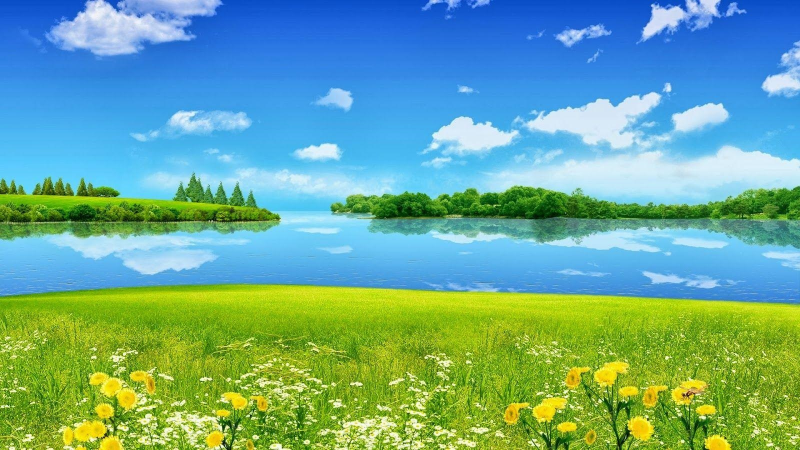
#> input picture scripts/projects/bg.jpeg, 1600 x 900 px, found by its file name (shown at 1/2 size)
$ python project20.py
#> lines starting #> are read from the running program, lines starting #| are printed output that depends on the picture; after the words box and inside, x2 and y2 are one past the last pixel; in counts of white or black regions, pixels touching at a corner belong together
import cv2
import numpy as np

background = cv2.imread(r"C:\Users\Hai\OneDrive\Desktop\OPENCV\opencv-learning\Images\bg.jpeg")
#> background is the input picture: shape (900, 1600, 3); mean B, G, R 149.3, 169, 107.9
background=cv2.resize(background,(640,480))
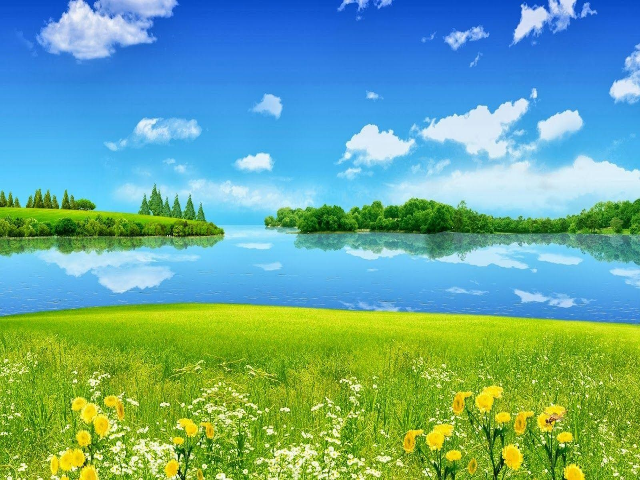
#> background: shape (480, 640, 3); mean B, G, R 149.2, 168.9, 107.8
lower_green = np.array([35,100,100])
upper_green = np.array([85,225,255])

cap = cv2.VideoCapture(r"C:\Users\Hai\OneDrive\Desktop\OPENCV\learning opencv\Video\green.mp4")

if not cap.isOpened():
    print("Video not found")
    exit()

while True:
    ret,frame = cap.read()
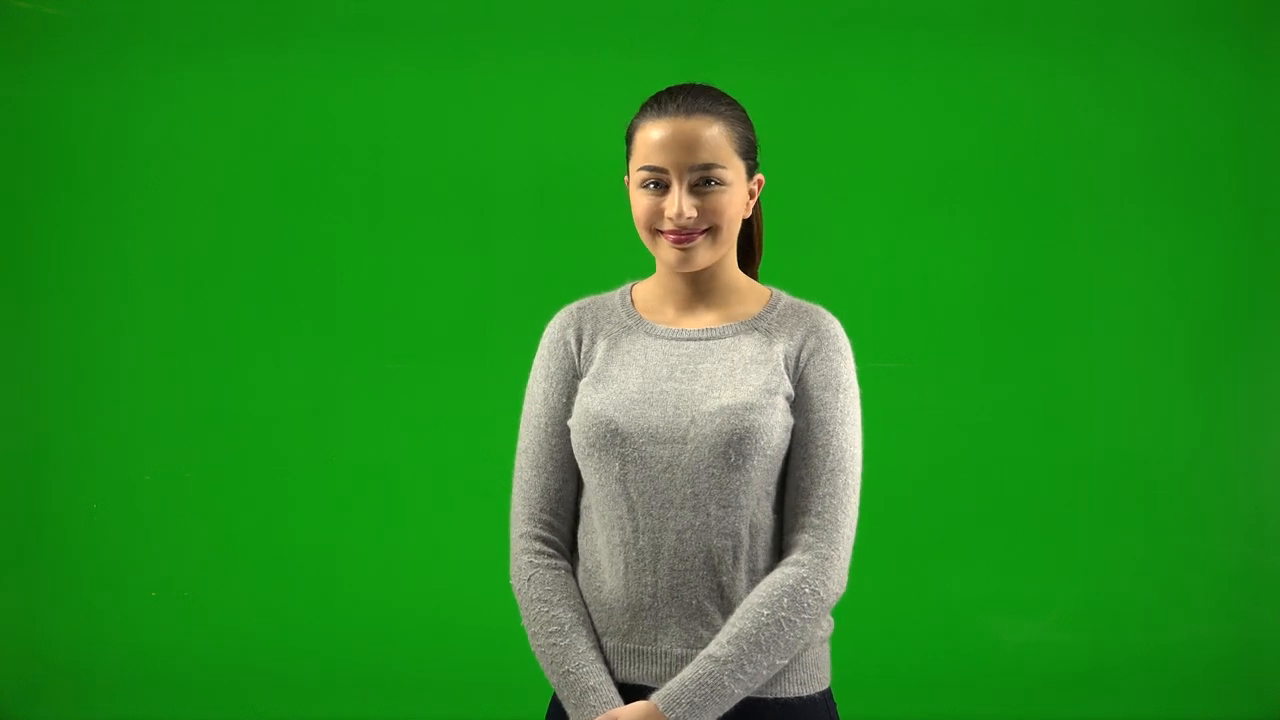
#> input picture frame 44 of learning opencv/Video/green.mp4, 1280 x 720 px
#> frame is the input picture: shape (720, 1280, 3); mean B, G, R 33.5, 142.1, 39.4

    frame = cv2.resize(frame,(640,480))
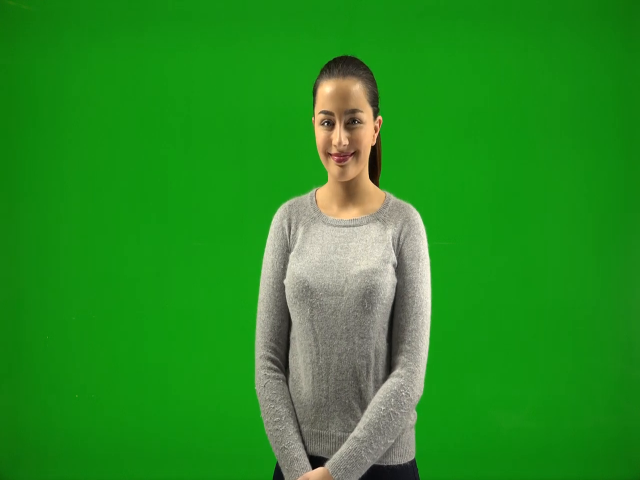
#> frame: shape (480, 640, 3); mean B, G, R 33.5, 142.1, 39.4

    hsv = cv2.cvtColor(frame,cv2.COLOR_BGR2HSV)
#> hsv: shape (480, 640, 3); mean H, S, V 53.7, 196.5, 143.6

    mask = cv2.inRange(hsv,lower_green,upper_green)
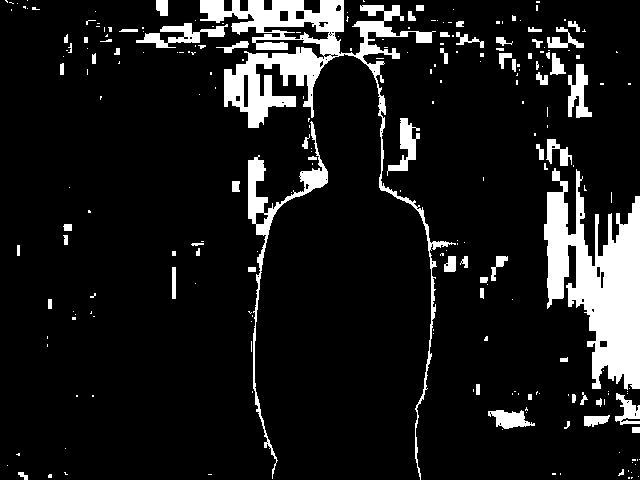
#> mask: shape (480, 640); 10.8% white; 233 white regions (164 under 20 px), largest, box (x1, y1, x2, y2) and area: (544, 168, 640, 390) 11362, (200, 0, 456, 480) 11076, (248, 121, 328, 479) 2525

    mask_inv = cv2.bitwise_not(mask)

    person = cv2.bitwise_and(frame,frame,mask=mask_inv)
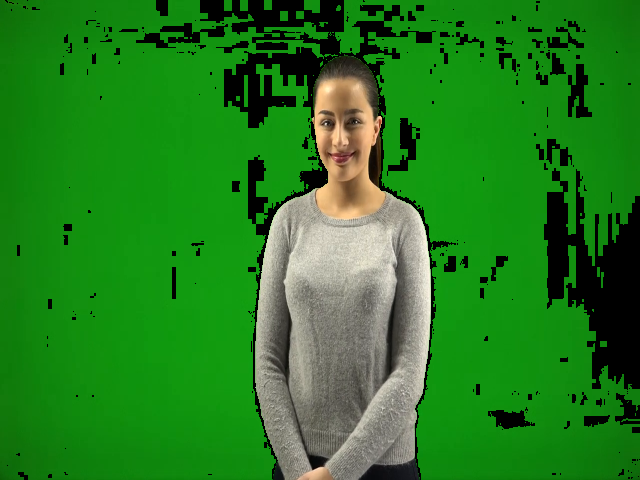
#> person: shape (480, 640, 3); mean B, G, R 31.4, 126.6, 37.1

    background_part = cv2.bitwise_and(background,background,mask=mask)
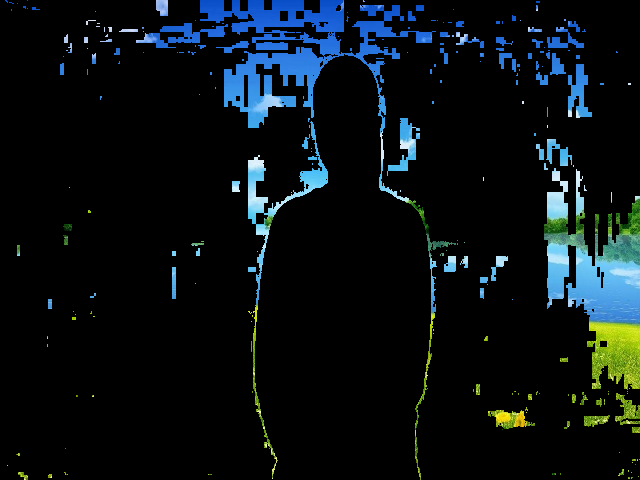
#> background_part: shape (480, 640, 3); mean B, G, R 19.7, 16.7, 9.3

    result = cv2.add(person,background_part)
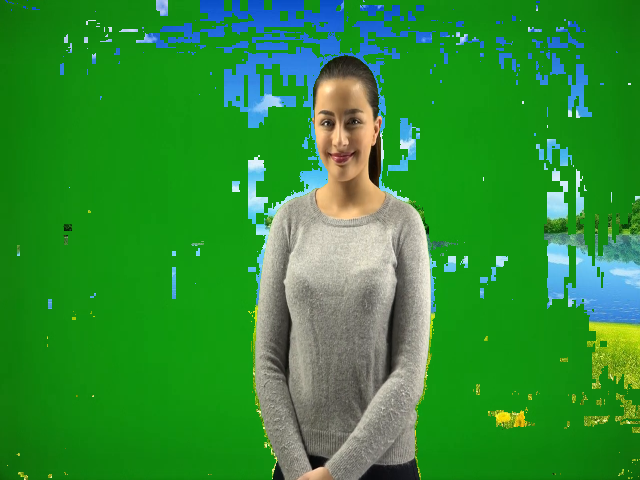
#> result: shape (480, 640, 3); mean B, G, R 51.1, 143.3, 46.4

    cv2.imshow("demo",result)

    if cv2.waitKey(1) & 0xff == ord('q'):
#> (key q is pressed here)
        break

cap.release()
cv2.destroyAllWindows()
